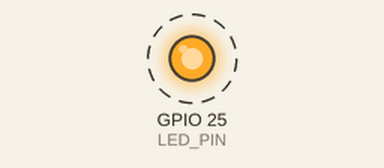
Recording of a sketch running on a simulated ESP32. Shown: output pins drawn as LEDs (lit = HIGH). Dashed ring = blinking.

Above: at 0.5 s.
Timing chart, 0 to 4.6 s (numbered marks = the images above):
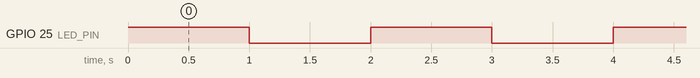

The sketch:

2-1.ino
```cpp
// Lチカ

const byte LED_PIN = 25; // PINが25ってなってるやつ(GPIO25)

// arduinoファイルはsetup()とloop()の2つの関数で構成される
void setup() {
  // GPIO0-33, GPI34-39はIOの両方に対応しているのでpinMode()でIとOを決定できる
  pinMode(LED_PIN, OUTPUT); // 今回はOutput
}

void loop() {
  // arduinoの出力電圧はHIGHの3.3VとLOWの0Vのデジタル出力
  // このうちGPIO25, 26はアナログ出力もできる
  digitalWrite(LED_PIN, HIGH); // HIGHは3.3V
  delay(1000); // msec
  digitalWrite(LED_PIN, LOW);
  delay(1000);
}
```

Measured:
- by itself, GPIO 25 (LED_PIN): alternates HIGH for 1.0 s and LOW for 1.0 s
